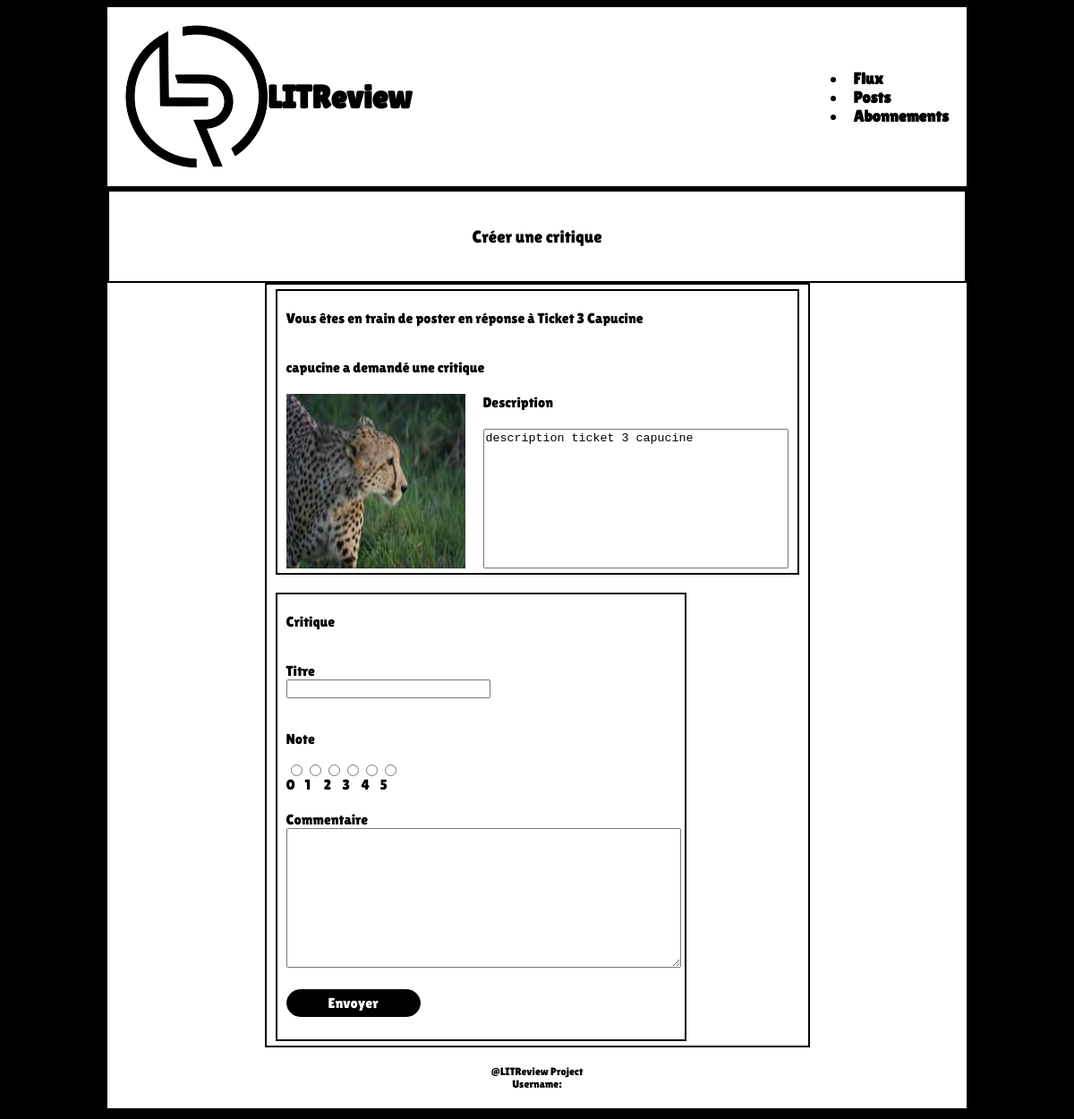
The page /create_review_ticket/83/ on the database its author committed.
### reviews/models.py (models this page shows, shortened)
class Ticket(models.Model):
    IMAGE_MAX_SIZE = (200, 200)
    title = models.CharField(max_length=128)
    description = models.TextField(max_length=2048, blank=True)
    user = models.ForeignKey(
        to=settings.AUTH_USER_MODEL, on_delete=models.CASCADE)
    time_created = models.DateTimeField(auto_now_add=True)
    def content_file_name(instance, filename):
        ext = filename.split('.')[-1]
        filename = '%s.%s' % (instance.id, ext)
        return os.path.join('static/img-ticket/', filename)
    image = models.ImageField(upload_to=content_file_name, null=True, blank=True)

### reviews/views.py (the view, shortened to what this page needs)
# urls.py: path('create_review_ticket/<int:ticket_id>/', reviews.views.create_review_ticket, name='create_review_ticket'),
def create_review_ticket(request, ticket_id):
    review_form = ReviewForm()
    ticket = Ticket.objects.get(id=ticket_id)
    context = {
        "review_form": review_form,
        "ticket": ticket,
    }
    return render(request, 'reviews/create_review_ticket.html', context=context)

### reviews/forms.py
class ReviewForm(forms.ModelForm):
    CHOICES = [(0, 0), (1, 1), (2, 2), (3, 3), (4, 4), (5, 5)]
    edit_review = forms.BooleanField(widget=forms.HiddenInput, initial=True)
    headline = forms.CharField(
        max_length=128,
        label='Titre',
        widget=forms.TextInput(attrs={'class': "xl-field"})
    )
    body = forms.CharField(
        max_length=2048,
        label='Commentaire',
        widget=forms.Textarea(attrs={'class': "xl-field"})
    )
    rating = forms.CharField(
        label='Note',
        widget=forms.RadioSelect(
            choices=CHOICES,
            attrs={'class': 'radio-block'}
            )
        )
    class Meta:
        model = models.Review
        fields = ['headline', 'rating', 'body']

### reviews/templates/reviews/create_review_ticket.html (shortened to what this page needs)
{% extends 'base.html' %}
{% load static %}
{% block content %}
<div class="center-title">
    <p>Créer une critique</p>
</div>
<div class="center-div">
    <div class="ticket-container">
        <div class="ticket-container">
            <div>
                <p>Vous êtes en train de poster en réponse à {{ ticket.title }}</p>
            </div>
            <div class="field-group">
                {{ ticket.user }}
                <label>a demandé une critique</label>
            </div>
            <div class="field-group-row">
                <img src="{% static '../' %}{{ ticket.image }}" alt="logo">
                <div class="field-group-column">
                    <label for="description">Description</label>
                    <textarea class="non-resizable" readonly id="description" name="description" rows="10" cols="40">{{ ticket.description }}</textarea>
                </div>
            </div>
        </div>
        <form method="post" enctype="multipart/form-data">
            <div class="ticket-container">
                <div>
                    <p>Critique</p>
                </div>
                <div class="field-group">
                    <label for="title">Titre</label>
                    {{ review_form.headline }}
                </div>
                <div>
                    <div>
                        <p>Note</p>
                    </div>
                    {{ review_form.rating }}
                </div>
                <div class="field-group">
                    <label for="comment">Commentaire</label>
                    {{ review_form.body }}
                </div>
                <div class="space-bottom">
                    <button class="action-button" type="submit">Envoyer</button>
                </div>
            </div>
        </form>
    </div>
</div>
{% endblock content %}

### static/css/main.css (style rules this page uses)
body { background-color: black; max-width: 960px; margin-inline: auto; }
.center-title { background-color: white; border: solid 2px black; font-family: "lilita One", monospace; font-size: larger; display: flex; justify-content: center; align-items: center; padding: 20px; }
.field-group-column { display: flex; flex-direction: column; gap: 20px; }
.field-group-row { display: flex; flex-direction: row; gap: 20px; }
.space-bottom { margin-bottom: 20px; }
.action-button { background-color: black; text-decoration: none; text-align: center; width: 150px; color: white; font-size: 1em; border: solid 1px black; border-radius: 20px; font-family: "lilita One", monospace; padding: 5px 10px; }
.xl-field { width: 100%; }
.radio-block { display: flex; align-items: none; justify-content: space-around; flex-wrap: nowrap; list-style: none; }
.center-div { background-color: white; display: flex; flex-direction: column; justify-content: space-between; align-items: center; }
.ticket-container { background-color: white; border: solid 2px black; display: flex; flex-direction: column; justify-content: space-between; align-items: start; font-family: "lilita One", monospace; gap: 20px; padding: 5px 10px; }
.non-resizable { resize: none; }

### rows shown on the page
Ticket: title "Ticket 3 Capucine", user "capucine", image (picture), description "description ticket 3 capucine"
